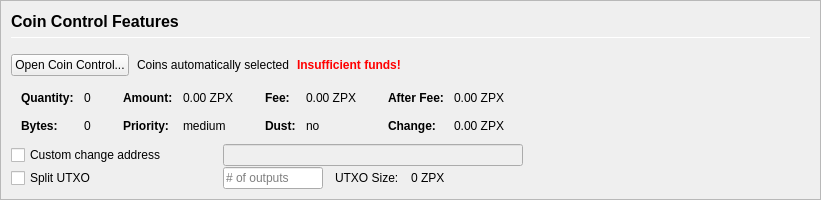
         <widget class="QFrame" name="frameCoinControl">
          <property name="sizePolicy">
           <sizepolicy hsizetype="Expanding" vsizetype="Expanding">
            <horstretch>0</horstretch>
            <verstretch>0</verstretch>
           </sizepolicy>
          </property>
          <property name="maximumSize">
           <size>
            <width>16777215</width>
            <height>16777215</height>
           </size>
          </property>
          <property name="frameShape">
           <enum>QFrame::StyledPanel</enum>
          </property>
          <property name="frameShadow">
           <enum>QFrame::Sunken</enum>
          </property>
          <layout class="QVBoxLayout" name="verticalLayoutCoinControl2">
           <property name="spacing">
            <number>0</number>
           </property>
           <property name="leftMargin">
            <number>0</number>
           </property>
           <property name="topMargin">
            <number>0</number>
           </property>
           <property name="rightMargin">
            <number>0</number>
           </property>
           <property name="bottomMargin">
            <number>0</number>
           </property>
           <item>
            <widget class="QFrame" name="frameCoinControl_BG">
             <layout class="QVBoxLayout" name="verticalLayoutCoinControl" stretch="0,0,0,0,0,0">
              <property name="spacing">
               <number>1</number>
              </property>
              <property name="leftMargin">
               <number>10</number>
              </property>
              <property name="topMargin">
               <number>10</number>
              </property>
              <item>
               <layout class="QHBoxLayout" name="horizontalLayoutCoinControl1">
                <property name="bottomMargin">
                 <number>15</number>
                </property>
                <item>
                 <layout class="QVBoxLayout" name="verticalLayout_3">
                  <property name="spacing">
                   <number>6</number>
                  </property>
                  <item>
                   <widget class="QLabel" name="labelCoinControlFeatures">
                    <property name="sizePolicy">
                     <sizepolicy hsizetype="Preferred" vsizetype="Maximum">
                      <horstretch>0</horstretch>
                      <verstretch>0</verstretch>
                     </sizepolicy>
                    </property>
                    <property name="minimumSize">
                     <size>
                      <width>0</width>
                      <height>20</height>
                     </size>
                    </property>
                    <property name="font">
                     <font>
                      <pointsize>12</pointsize>
                      <weight>75</weight>
                      <bold>true</bold>
                     </font>
                    </property>
                    <property name="styleSheet">
                     <string notr="true">font-weight:bold;</string>
                    </property>
                    <property name="text">
                     <string>Coin Control Features</string>
                    </property>
                   </widget>
                  </item>
                  <item>
                   <widget class="Line" name="line">
                    <property name="minimumSize">
                     <size>
                      <width>0</width>
                      <height>1</height>
                     </size>
                    </property>
                    <property name="maximumSize">
                     <size>
                      <width>16777215</width>
                      <height>1</height>
                     </size>
                    </property>
                    <property name="orientation">
                     <enum>Qt::Horizontal</enum>
                    </property>
                   </widget>
                  </item>
                 </layout>
                </item>
               </layout>
              </item>
              <item>
               <layout class="QHBoxLayout" name="horizontalLayoutCoinControl2" stretch="0,0,0,0">
                <property name="spacing">
                 <number>8</number>
                </property>
                <property name="bottomMargin">
                 <number>10</number>
                </property>
                <item>
                 <widget class="QPushButton" name="pushButtonCoinControl">
                  <property name="styleSheet">
                   <string notr="true"/>
                  </property>
                  <property name="text">
                   <string>Open Coin Control...</string>
                  </property>
                  <property name="autoDefault">
                   <bool>false</bool>
                  </property>
                 </widget>
                </item>
                <item>
                 <widget class="QLabel" name="labelCoinControlAutomaticallySelected">
                  <property name="text">
                   <string>Coins automatically selected</string>
                  </property>
                  <property name="margin">
                   <number>5</number>
                  </property>
                 </widget>
                </item>
                <item>
                 <widget class="QLabel" name="labelCoinControlInsuffFunds">
                  <property name="font">
                   <font>
                    <weight>75</weight>
                    <bold>true</bold>
                   </font>
                  </property>
                  <property name="styleSheet">
                   <string notr="true">color:red;font-weight:bold;</string>
                  </property>
                  <property name="text">
                   <string>Insufficient funds!</string>
                  </property>
                  <property name="margin">
                   <number>5</number>
                  </property>
                 </widget>
                </item>
                <item>
                 <spacer name="horizontalSpacerCoinControl">
                  <property name="orientation">
                   <enum>Qt::Horizontal</enum>
                  </property>
                  <property name="sizeHint" stdset="0">
                   <size>
                    <width>40</width>
                    <height>1</height>
                   </size>
                  </property>
                 </spacer>
                </item>
               </layout>
              </item>
              <item>
               <widget class="QWidget" name="widgetCoinControl" native="true">
                <property name="sizePolicy">
                 <sizepolicy hsizetype="Preferred" vsizetype="Preferred">
                  <horstretch>0</horstretch>
                  <verstretch>0</verstretch>
                 </sizepolicy>
                </property>
                <property name="minimumSize">
                 <size>
                  <width>0</width>
                  <height>0</height>
                 </size>
                </property>
                <property name="styleSheet">
                 <string notr="true"/>
                </property>
                <layout class="QHBoxLayout" name="horizontalLayoutCoinControl5">
                 <property name="leftMargin">
                  <number>0</number>
                 </property>
                 <property name="topMargin">
                  <number>0</number>
                 </property>
                 <property name="rightMargin">
                  <number>0</number>
                 </property>
                 <property name="bottomMargin">
                  <number>0</number>
                 </property>
                 <item>
                  <layout class="QHBoxLayout" name="horizontalLayoutCoinControl3" stretch="0,0,0,1">
                   <property name="spacing">
                    <number>20</number>
                   </property>
                   <property name="topMargin">
                    <number>0</number>
                   </property>
                   <property name="bottomMargin">
                    <number>10</number>
                   </property>
                   <item>
                    <layout class="QFormLayout" name="formLayoutCoinControl1">
                     <property name="horizontalSpacing">
                      <number>10</number>
                     </property>
                     <property name="verticalSpacing">
                      <number>14</number>
                     </property>
                     <property name="leftMargin">
                      <number>10</number>
                     </property>
                     <property name="topMargin">
                      <number>4</number>
                     </property>
                     <property name="rightMargin">
                      <number>6</number>
                     </property>
                     <item row="0" column="0">
                      <widget class="QLabel" name="labelCoinControlQuantityText">
                       <property name="font">
                        <font>
                         <weight>75</weight>
                         <bold>true</bold>
                        </font>
                       </property>
                       <property name="text">
                        <string>Quantity:</string>
                       </property>
                       <property name="margin">
                        <number>0</number>
                       </property>
                      </widget>
                     </item>
                     <item row="0" column="1">
                      <widget class="QLabel" name="labelCoinControlQuantity">
                       <property name="cursor">
                        <cursorShape>IBeamCursor</cursorShape>
                       </property>
                       <property name="contextMenuPolicy">
                        <enum>Qt::ActionsContextMenu</enum>
                       </property>
                       <property name="text">
                        <string notr="true">0</string>
                       </property>
                       <property name="margin">
                        <number>0</number>
                       </property>
                       <property name="textInteractionFlags">
                        <set>Qt::LinksAccessibleByMouse|Qt::TextSelectableByKeyboard|Qt::TextSelectableByMouse</set>
                       </property>
                      </widget>
                     </item>
                     <item row="1" column="0">
                      <widget class="QLabel" name="labelCoinControlBytesText">
                       <property name="font">
                        <font>
                         <weight>75</weight>
                         <bold>true</bold>
                        </font>
                       </property>
                       <property name="text">
                        <string>Bytes:</string>
                       </property>
                      </widget>
                     </item>
                     <item row="1" column="1">
                      <widget class="QLabel" name="labelCoinControlBytes">
                       <property name="cursor">
                        <cursorShape>IBeamCursor</cursorShape>
                       </property>
                       <property name="contextMenuPolicy">
                        <enum>Qt::ActionsContextMenu</enum>
                       </property>
                       <property name="text">
                        <string notr="true">0</string>
                       </property>
                       <property name="textInteractionFlags">
                        <set>Qt::LinksAccessibleByMouse|Qt::TextSelectableByKeyboard|Qt::TextSelectableByMouse</set>
                       </property>
                      </widget>
                     </item>
                    </layout>
                   </item>
                   <item>
                    <layout class="QFormLayout" name="formLayoutCoinControl2">
                     <property name="horizontalSpacing">
                      <number>10</number>
                     </property>
                     <property name="verticalSpacing">
                      <number>14</number>
                     </property>
                     <property name="leftMargin">
                      <number>6</number>
                     </property>
                     <property name="topMargin">
                      <number>4</number>
                     </property>
                     <property name="rightMargin">
                      <number>6</number>
                     </property>
                     <item row="0" column="0">
                      <widget class="QLabel" name="labelCoinControlAmountText">
                       <property name="font">
                        <font>
                         <weight>75</weight>
                         <bold>true</bold>
                        </font>
                       </property>
                       <property name="text">
                        <string>Amount:</string>
                       </property>
                       <property name="margin">
                        <number>0</number>
                       </property>
                      </widget>
                     </item>
                     <item row="0" column="1">
                      <widget class="QLabel" name="labelCoinControlAmount">
                       <property name="cursor">
                        <cursorShape>IBeamCursor</cursorShape>
                       </property>
                       <property name="contextMenuPolicy">
                        <enum>Qt::ActionsContextMenu</enum>
                       </property>
                       <property name="text">
                        <string notr="true">0.00 ZPX</string>
                       </property>
                       <property name="textInteractionFlags">
                        <set>Qt::LinksAccessibleByMouse|Qt::TextSelectableByKeyboard|Qt::TextSelectableByMouse</set>
                       </property>
                      </widget>
                     </item>
                     <item row="1" column="0">
                      <widget class="QLabel" name="labelCoinControlPriorityText">
                       <property name="font">
                        <font>
                         <weight>75</weight>
                         <bold>true</bold>
                        </font>
                       </property>
                       <property name="text">
                        <string>Priority:</string>
                       </property>
                      </widget>
                     </item>
                     <item row="1" column="1">
                      <widget class="QLabel" name="labelCoinControlPriority">
                       <property name="cursor">
                        <cursorShape>IBeamCursor</cursorShape>
                       </property>
                       <property name="contextMenuPolicy">
                        <enum>Qt::ActionsContextMenu</enum>
                       </property>
                       <property name="text">
                        <string>medium</string>
                       </property>
                       <property name="textInteractionFlags">
                        <set>Qt::LinksAccessibleByMouse|Qt::TextSelectableByKeyboard|Qt::TextSelectableByMouse</set>
                       </property>
                      </widget>
                     </item>
                    </layout>
                   </item>
                   <item>
                    <layout class="QFormLayout" name="formLayoutCoinControl3">
                     <property name="horizontalSpacing">
                      <number>10</number>
                     </property>
                     <property name="verticalSpacing">
                      <number>14</number>
                     </property>
                     <property name="leftMargin">
                      <number>6</number>
                     </property>
                     <property name="topMargin">
                      <number>4</number>
                     </property>
                     <property name="rightMargin">
                      <number>6</number>
                     </property>
                     <item row="0" column="0">
                      <widget class="QLabel" name="labelCoinControlFeeText">
                       <property name="font">
                        <font>
                         <weight>75</weight>
                         <bold>true</bold>
                        </font>
                       </property>
                       <property name="text">
                        <string>Fee:</string>
                       </property>
                       <property name="margin">
                        <number>0</number>
                       </property>
                      </widget>
                     </item>
                     <item row="0" column="1">
                      <widget class="QLabel" name="labelCoinControlFee">
                       <property name="cursor">
                        <cursorShape>IBeamCursor</cursorShape>
                       </property>
                       <property name="contextMenuPolicy">
                        <enum>Qt::ActionsContextMenu</enum>
                       </property>
                       <property name="text">
                        <string notr="true">0.00 ZPX</string>
                       </property>
                       <property name="textInteractionFlags">
                        <set>Qt::LinksAccessibleByMouse|Qt::TextSelectableByKeyboard|Qt::TextSelectableByMouse</set>
                       </property>
                      </widget>
                     </item>
                     <item row="1" column="0">
                      <widget class="QLabel" name="labelCoinControlLowOutputText">
                       <property name="font">
                        <font>
                         <weight>75</weight>
                         <bold>true</bold>
                        </font>
                       </property>
                       <property name="text">
                        <string>Dust:</string>
                       </property>
                      </widget>
                     </item>
                     <item row="1" column="1">
                      <widget class="QLabel" name="labelCoinControlLowOutput">
                       <property name="cursor">
                        <cursorShape>IBeamCursor</cursorShape>
                       </property>
                       <property name="contextMenuPolicy">
                        <enum>Qt::ActionsContextMenu</enum>
                       </property>
                       <property name="text">
                        <string>no</string>
                       </property>
                       <property name="textInteractionFlags">
                        <set>Qt::LinksAccessibleByMouse|Qt::TextSelectableByKeyboard|Qt::TextSelectableByMouse</set>
                       </property>
                      </widget>
                     </item>
                    </layout>
                   </item>
                   <item>
                    <layout class="QFormLayout" name="formLayoutCoinControl4">
                     <property name="horizontalSpacing">
                      <number>10</number>
                     </property>
                     <property name="verticalSpacing">
                      <number>14</number>
                     </property>
                     <property name="leftMargin">
                      <number>6</number>
                     </property>
                     <property name="topMargin">
                      <number>4</number>
                     </property>
                     <property name="rightMargin">
                      <number>6</number>
                     </property>
                     <item row="0" column="0">
                      <widget class="QLabel" name="labelCoinControlAfterFeeText">
                       <property name="font">
                        <font>
                         <weight>75</weight>
                         <bold>true</bold>
                        </font>
                       </property>
                       <property name="text">
                        <string>After Fee:</string>
                       </property>
                       <property name="margin">
                        <number>0</number>
                       </property>
                      </widget>
                     </item>
                     <item row="0" column="1">
                      <widget class="QLabel" name="labelCoinControlAfterFee">
                       <property name="cursor">
                        <cursorShape>IBeamCursor</cursorShape>
                       </property>
                       <property name="contextMenuPolicy">
                        <enum>Qt::ActionsContextMenu</enum>
                       </property>
                       <property name="text">
                        <string notr="true">0.00 ZPX</string>
                       </property>
                       <property name="textInteractionFlags">
                        <set>Qt::LinksAccessibleByMouse|Qt::TextSelectableByKeyboard|Qt::TextSelectableByMouse</set>
                       </property>
                      </widget>
                     </item>
                     <item row="1" column="0">
                      <widget class="QLabel" name="labelCoinControlChangeText">
                       <property name="font">
                        <font>
                         <weight>75</weight>
                         <bold>true</bold>
                        </font>
                       </property>
                       <property name="text">
                        <string>Change:</string>
                       </property>
                      </widget>
                     </item>
                     <item row="1" column="1">
                      <widget class="QLabel" name="labelCoinControlChange">
                       <property name="cursor">
                        <cursorShape>IBeamCursor</cursorShape>
                       </property>
                       <property name="contextMenuPolicy">
                        <enum>Qt::ActionsContextMenu</enum>
                       </property>
                       <property name="text">
                        <string notr="true">0.00 ZPX</string>
                       </property>
                       <property name="textInteractionFlags">
                        <set>Qt::LinksAccessibleByMouse|Qt::TextSelectableByKeyboard|Qt::TextSelectableByMouse</set>
                       </property>
                      </widget>
                     </item>
                    </layout>
                   </item>
                  </layout>
                 </item>
                </layout>
               </widget>
              </item>
              <item>
               <layout class="QHBoxLayout" name="horizontalLayoutCoinControl4">
                <property name="spacing">
                 <number>12</number>
                </property>
                <property name="sizeConstraint">
                 <enum>QLayout::SetDefaultConstraint</enum>
                </property>
                <property name="topMargin">
                 <number>0</number>
                </property>
                <property name="rightMargin">
                 <number>0</number>
                </property>
                <item>
                 <widget class="QCheckBox" name="checkBoxCoinControlChange">
                  <property name="sizePolicy">
                   <sizepolicy hsizetype="Preferred" vsizetype="Preferred">
                    <horstretch>0</horstretch>
                    <verstretch>0</verstretch>
                   </sizepolicy>
                  </property>
                  <property name="minimumSize">
                   <size>
                    <width>200</width>
                    <height>0</height>
                   </size>
                  </property>
                  <property name="maximumSize">
                   <size>
                    <width>200</width>
                    <height>16777215</height>
                   </size>
                  </property>
                  <property name="toolTip">
                   <string>If this is activated, but the change address is empty or invalid, change will be sent to a newly generated address.</string>
                  </property>
                  <property name="text">
                   <string>Custom change address</string>
                  </property>
                 </widget>
                </item>
                <item>
                 <widget class="QValidatedLineEdit" name="lineEditCoinControlChange">
                  <property name="enabled">
                   <bool>false</bool>
                  </property>
                  <property name="sizePolicy">
                   <sizepolicy hsizetype="Preferred" vsizetype="Preferred">
                    <horstretch>0</horstretch>
                    <verstretch>0</verstretch>
                   </sizepolicy>
                  </property>
                  <property name="minimumSize">
                   <size>
                    <width>300</width>
                    <height>0</height>
                   </size>
                  </property>
                 </widget>
                </item>
                <item>
                 <widget class="QLabel" name="labelCoinControlChangeLabel">
                  <property name="sizePolicy">
                   <sizepolicy hsizetype="Preferred" vsizetype="Preferred">
                    <horstretch>0</horstretch>
                    <verstretch>0</verstretch>
                   </sizepolicy>
                  </property>
                  <property name="minimumSize">
                   <size>
                    <width>100</width>
                    <height>0</height>
                   </size>
                  </property>
                  <property name="text">
                   <string/>
                  </property>
                  <property name="margin">
                   <number>3</number>
                  </property>
                 </widget>
                </item>
               </layout>
              </item>
              <item>
               <layout class="QHBoxLayout" name="horizontalLayoutCoinControl6">
                <property name="spacing">
                 <number>12</number>
                </property>
                <property name="rightMargin">
                 <number>0</number>
                </property>
                <item>
                 <widget class="QCheckBox" name="splitBlockCheckBox">
                  <property name="sizePolicy">
                   <sizepolicy hsizetype="Preferred" vsizetype="Preferred">
                    <horstretch>0</horstretch>
                    <verstretch>0</verstretch>
                   </sizepolicy>
                  </property>
                  <property name="minimumSize">
                   <size>
                    <width>200</width>
                    <height>0</height>
                   </size>
                  </property>
                  <property name="maximumSize">
                   <size>
                    <width>200</width>
                    <height>16777215</height>
                   </size>
                  </property>
                  <property name="text">
                   <string>Split UTXO</string>
                  </property>
                 </widget>
                </item>
                <item>
                 <widget class="QLineEdit" name="splitBlockLineEdit">
                  <property name="sizePolicy">
                   <sizepolicy hsizetype="Preferred" vsizetype="Preferred">
                    <horstretch>50</horstretch>
                    <verstretch>0</verstretch>
                   </sizepolicy>
                  </property>
                  <property name="minimumSize">
                   <size>
                    <width>100</width>
                    <height>0</height>
                   </size>
                  </property>
                  <property name="maximumSize">
                   <size>
                    <width>100</width>
                    <height>16777215</height>
                   </size>
                  </property>
                  <property name="placeholderText">
                   <string># of outputs</string>
                  </property>
                 </widget>
                </item>
                <item>
                 <widget class="QLabel" name="labelBlockSizeText">
                  <property name="text">
                   <string>UTXO Size:</string>
                  </property>
                 </widget>
                </item>
                <item>
                 <widget class="QLabel" name="labelBlockSize">
                  <property name="text">
                   <string>0 ZPX</string>
                  </property>
                 </widget>
                </item>
                <item>
                 <spacer name="horizontalSpacer_7">
                  <property name="orientation">
                   <enum>Qt::Horizontal</enum>
                  </property>
                  <property name="sizeHint" stdset="0">
                   <size>
                    <width>40</width>
                    <height>20</height>
                   </size>
                  </property>
                 </spacer>
                </item>
               </layout>
              </item>
              <item>
               <spacer name="verticalSpacerCoinControl">
                <property name="orientation">
                 <enum>Qt::Vertical</enum>
                </property>
                <property name="sizeHint" stdset="0">
                 <size>
                  <width>800</width>
                  <height>1</height>
                 </size>
                </property>
               </spacer>
              </item>
             </layout>
            </widget>
           </item>
          </layout>
         </widget>
